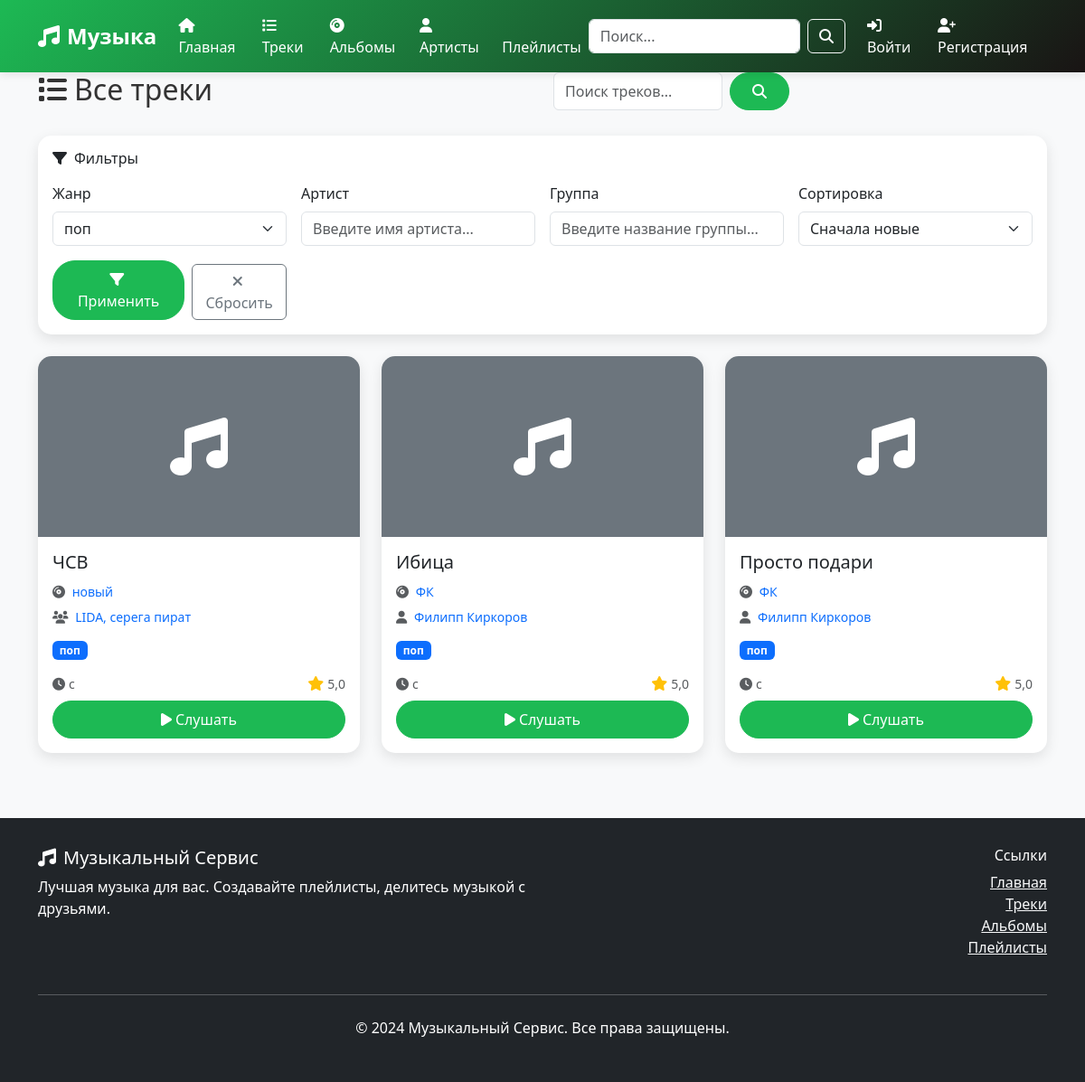
The app's page /tracks/?genre=поп with its own data.
### music/models.py (models this page shows, shortened)
class Track(models.Model):
    id = models.UUIDField(primary_key=True, default=uuid.uuid4, editable=False)
    name = models.CharField(max_length=200, verbose_name='Название трека')
    album = models.ForeignKey(Album, on_delete=models.CASCADE, verbose_name='Альбом', null=True, blank=True)
    duration = models.PositiveIntegerField(verbose_name='Продолжительность (в секундах)', null=True, blank=True)
    file = models.FileField(upload_to='tracks/', verbose_name='Файл трека', null=True, blank=True)
    play_count = models.PositiveIntegerField(default=0, verbose_name='Количество прослушиваний')
    genres = models.ManyToManyField(Genre, through='TrackGenre', verbose_name='Жанры')
    class Meta:
        db_table = 'трек'
        verbose_name = 'Трек'
        verbose_name_plural = 'Треки'
    @property
    def average_rating(self):
        from django.db.models import Avg
        avg = self.ratings.aggregate(avg=Avg('value'))['avg']
        return round(avg, 1) if avg else 0.0

class Album(models.Model):
    id = models.UUIDField(primary_key=True, default=uuid.uuid4, editable=False)
    name = models.CharField(max_length=200, verbose_name='Название альбома')
    group = models.ForeignKey(Group, on_delete=models.CASCADE, null=True, blank=True, verbose_name='Группа')
    artist = models.ForeignKey(Artist, on_delete=models.CASCADE, null=True, blank=True, verbose_name='Артист')
    release_date = models.DateField(null=True, blank=True, verbose_name='Дата выпуска')
    photo = models.ImageField(upload_to='albums/', null=True, blank=True, verbose_name='Обложка альбома')
    play_count = models.PositiveIntegerField(default=0, verbose_name='Количество прослушиваний')
    class Meta:
        db_table = 'альбомы'
        verbose_name = 'Альбом'
        verbose_name_plural = 'Альбомы'

class Group(models.Model):
    id = models.UUIDField(primary_key=True, default=uuid.uuid4, editable=False)
    name = models.CharField(max_length=200, verbose_name='Название группы')
    description = models.TextField(blank=True, verbose_name='Описание группы')
    photo = models.ImageField(upload_to='groups/', null=True, blank=True, verbose_name='Фото группы')
    class Meta:
        db_table = 'группа'
        verbose_name = 'Группа'
        verbose_name_plural = 'Группы'

class Genre(models.Model):
    id = models.UUIDField(primary_key=True, default=uuid.uuid4, editable=False)
    name = models.CharField(max_length=100, unique=True, verbose_name='Название жанра')
    class Meta:
        db_table = 'жанры'
        verbose_name = 'Жанр'
        verbose_name_plural = 'Жанры'

class Artist(models.Model):
    id = models.UUIDField(primary_key=True, default=uuid.uuid4, editable=False)
    name = models.CharField(max_length=200, verbose_name='Имя артиста')
    avatar = models.ImageField(upload_to='artists/', null=True, blank=True, verbose_name='Аватар')
    biography = models.TextField(blank=True, verbose_name='Биография')
    artist_role = models.CharField(max_length=100, blank=True, verbose_name='Роль артиста')
    class Meta:
        db_table = 'артисты'
        verbose_name = 'Артист'
        verbose_name_plural = 'Артисты'

### music/views.py (the view, shortened to what this page needs)
# urls.py: path('tracks/', views.track_list, name='track_list'),
def track_list(request):
    query = request.GET.get('q', '')
    genre_filter = request.GET.get('genre', '')
    artist_filter = request.GET.get('artist', '')
    group_filter = request.GET.get('group', '')
    tracks = Track.objects.select_related('album', 'album__artist', 'album__group').prefetch_related('genres', 'ratings')
    if genre_filter:
        tracks = tracks.filter(genres__name=genre_filter)
    if artist_filter:
        tracks = tracks.filter(album__artist__name__icontains=artist_filter)
    if group_filter:
        tracks = tracks.filter(album__group__name__icontains=group_filter)
    tracks = tracks.order_by('-id')
    paginator = Paginator(tracks, 20)
    page_number = request.GET.get('page')
    page_obj = paginator.get_page(page_number)
    genres = Genre.objects.all()
    context = {
        'tracks': page_obj,
        'genres': genres,
        'query': query,
        'genre_filter': genre_filter,
    }
    return render(request, 'music/track_list.html', context)

### music/templates/music/track_list.html (shortened to what this page needs)
{% extends 'music/base.html' %}
{% block content %}
<div class="container">
    <div class="row mb-4">
        <div class="col-md-6">
            <h1 class="h2">
                <i class="fas fa-list me-2"></i>Все треки
            </h1>
        </div>
        <div class="col-md-3">
            <form method="GET" action="{% url 'music:track_list' %}" class="d-flex">
                <input type="text" class="form-control me-2" name="q" placeholder="Поиск треков..."
                       value="{{ request.GET.q }}" aria-label="Search">
                <button class="btn btn-primary" type="submit">
                    <i class="fas fa-search"></i>
                </button>
            </form>
        </div>
    </div>
    <div class="row mb-4">
        <div class="col-12">
            <div class="card">
                <div class="card-body">
                    <h6 class="card-title mb-3">
                        <i class="fas fa-filter me-2"></i>Фильтры
                    </h6>
                    <form method="GET" action="{% url 'music:track_list' %}" class="row g-3">
                        <div class="col-md-3">
                            <label for="genre" class="form-label">Жанр</label>
                            <select class="form-select" id="genre" name="genre">
                                {% for genre in genres %}
                                    <option value="{{ genre.name }}" {% if request.GET.genre == genre.name %}selected{% endif %}>
                                        {{ genre.name }}
                                    </option>
                                {% endfor %}
                            </select>
                        </div>
                        <div class="col-md-3">
                            <label for="artist" class="form-label">Артист</label>
                            <input type="text" class="form-control" id="artist" name="artist"
                                   placeholder="Введите имя артиста..." value="{{ request.GET.artist }}">
                        </div>
                        <div class="col-md-3">
                            <label for="group" class="form-label">Группа</label>
                            <input type="text" class="form-control" id="group" name="group"
                                   placeholder="Введите название группы..." value="{{ request.GET.group }}">
                        </div>
                        <div class="col-md-3">
                            <label for="sort" class="form-label">Сортировка</label>
                            <select class="form-select" id="sort" name="sort">
                                <option value="newest" {% if request.GET.sort == 'newest' %}selected{% endif %}>Сначала новые</option>
                            </select>
                        </div>
                        <div class="col-md-3 d-flex align-items-end">
                            <button type="submit" class="btn btn-primary me-2">
                                <i class="fas fa-filter me-1"></i>Применить
                            </button>
                            <a href="{% url 'music:track_list' %}" class="btn btn-outline-secondary">
                                <i class="fas fa-times me-1"></i>Сбросить
                            </a>
                        </div>
                    </form>
                </div>
            </div>
        </div>
    </div>
    <div class="row">
        {% for track in tracks %}
            <div class="col-lg-4 col-md-6 mb-4">
                <div class="card h-100">
                    {% if track.album.photo_url %}
                        <img src="{{ track.album.photo_url }}" class="card-img-top" alt="{{ track.name }}" style="height: 200px; object-fit: cover;">
                    {% else %}
                        <div class="card-img-top bg-secondary d-flex align-items-center justify-content-center" style="height: 200px;">
                            <i class="fas fa-music fa-4x text-white"></i>
                        </div>
                    {% endif %}
                    <div class="card-body d-flex flex-column">
                        <h5 class="card-title">{{ track.name }}</h5>
                        <div class="mb-2">
                            {% if track.album %}
                                <p class="card-text mb-1">
                                    <small class="text-muted">
                                        <i class="fas fa-compact-disc me-1"></i>
                                        <a href="{% url 'music:album_detail' track.album.pk %}" class="text-decoration-none">
                                            {{ track.album.name }}
                                        </a>
                                    </small>
                                </p>
                            {% endif %}
                            {% if track.album.artist %}
                                <p class="card-text mb-1">
                                    <small class="text-muted">
                                        <i class="fas fa-user me-1"></i>
                                        <a href="{% url 'music:artist_detail' track.album.artist.pk %}" class="text-decoration-none">
                                            {{ track.album.artist.name }}
                                        </a>
                                    </small>
                                </p>
                            {% elif track.album.group %}
                                <p class="card-text mb-1">
                                    <small class="text-muted">
                                        <i class="fas fa-users me-1"></i>
                                        <a href="{% url 'music:group_detail' track.album.group.pk %}" class="text-decoration-none">
                                            {{ track.album.group.name }}
                                        </a>
                                    </small>
                                </p>
                            {% endif %}
                        </div>
                        <div class="mb-3">
                            {% for genre in track.genres.all %}
                                <span class="badge bg-primary me-1">{{ genre.name }}</span>
                            {% endfor %}
                        </div>
                        <div class="mt-auto">
                            <div class="d-flex justify-content-between align-items-center mb-2">
                                <small class="text-muted">
                                    <i class="fas fa-clock me-1"></i>{{ track.duration|floatformat:0 }}с
                                </small>
                                <div class="d-flex align-items-center">
                                    <i class="fas fa-star text-warning me-1"></i>
                                    <small class="text-muted">{{ track.average_rating|default:"0.0"|floatformat:1 }}</small>
                                </div>
                            </div>
                            <div class="d-flex gap-2">
                                <a href="{% url 'music:track_detail' track.pk %}" class="btn btn-primary flex-fill">
                                    <i class="fas fa-play me-1"></i>Слушать
                                </a>
                            </div>
                        </div>
                    </div>
                </div>
            </div>
        {% endfor %}
    </div>
</div>
{% endblock %}

### music/templates/music/base.html (style rules this page uses)
:root { --primary-color: #1db954; --secondary-color: #191414; --accent-color: #ff6b6b; --text-color: #333; --light-bg: #f8f9fa; --dark-bg: #212529; }
body { font-family: 'Segoe UI', Tahoma, Geneva, Verdana, sans-serif; background-color: var(--light-bg); color: var(--text-color); }
.card { border: none; border-radius: 15px; box-shadow: 0 5px 15px rgba(0,0,0,0.1); transition: transform 0.3s ease, box-shadow 0.3s ease; overflow: hidden; }
.card-img-top { height: 200px; object-fit: cover; }
.btn-primary { background-color: var(--primary-color); border-color: var(--primary-color); border-radius: 25px; padding: 0.5rem 1.5rem; font-weight: 500; transition: all 0.3s ease; }

### records on screen
Track: name "ЧСВ", album.name "новый", album.group.name "LIDA, серега пират", average_rating "5,0"
Genre: name "поп"
Track: name "Ибица", album.name "ФК", album.artist.name "Филипп Киркоров", average_rating "5,0"
Track: name "Просто подари", album.name "ФК", album.artist.name "Филипп Киркоров", average_rating "5,0"

### other values on screen
form field genre "поп"
